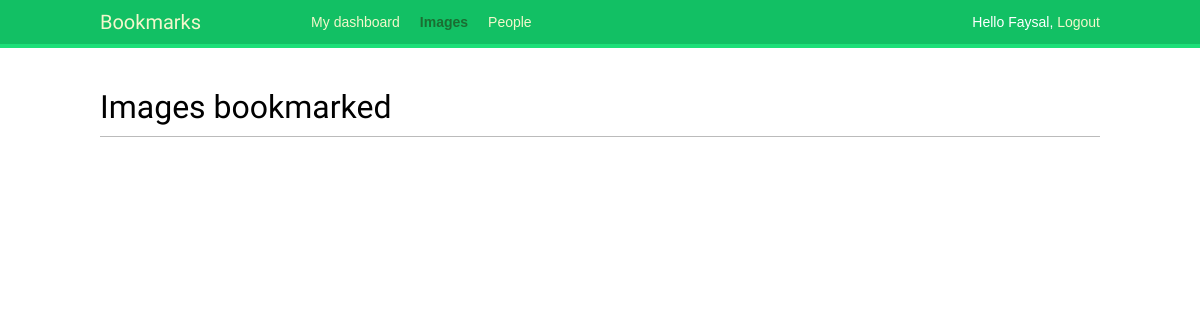
The page /images/ (signed in) on the database as committed earlier.
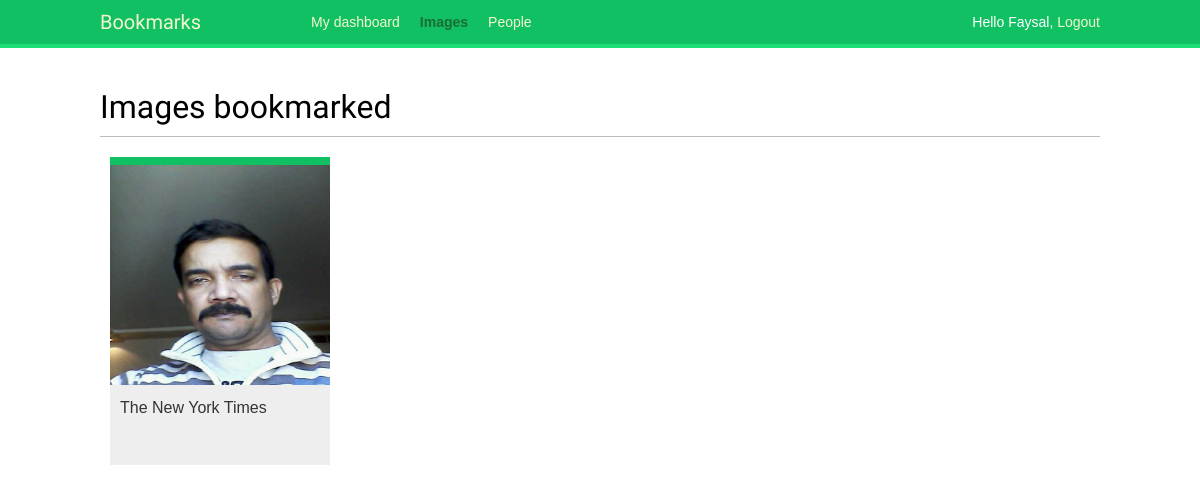
The same page on the database as committed later.
### images/models.py (models this page shows, shortened)
class Image(models.Model):
    user = models.ForeignKey(settings.AUTH_USER_MODEL, related_name='images_created', on_delete=models.CASCADE)
    title = models.CharField(max_length=200)
    slug = models.SlugField(max_length=200, blank=True)
    url= models.URLField()
    image = models.ImageField(upload_to='images/%y/%m/%d')
    description = models.TextField(blank=True)
    created = models.DateTimeField(auto_now_add=True, db_index=True)
    users_like = models.ManyToManyField(settings.AUTH_USER_MODEL, related_name='images_liked', blank=True)
    def get_absolute_url(self):
        return reverse('images:detail',args=[self.id,self.slug])

### images/views.py (the view)
# urls.py: path('', views.image_list, name='list'),
@login_required
def image_list(request):
    images = Image.objects.all()
    paginator = Paginator(images, 1)
    page = request.GET.get('page')
    try:
        images = paginator.page(page)
    except PageNotAnInteger:
        images = paginator.page(1)
    except EmptyPage:
        if request.is_ajax():
            return HttpResponse('')
        images = paginator.page(paginator.num_pages)
    if request.is_ajax():
        return render(request,
                      'images/image/list_ajax.html',
                      {'section': 'images', 'images': images})
    return render(request,
                  'images/image/list.html',
                   {'section': 'images', 'images': images})

### images/templates/images/image/list.html (shortened to what this page needs)
{% extends "base.html" %}
{% block content %}
  <h1>Images bookmarked</h1>
  <div id="image-list">
    {% include "images/image/list_ajax.html" %}
  </div>
{% endblock %}

### account/templates/base.html (shortened to what this page needs)
{% load static %}
<!DOCTYPE html>
<html>
<head>
  <link href="{% static "css/base.css" %}" rel="stylesheet">
</head>
<body>
  <div id="header">
    <span class="logo">Bookmarks</span>
    {% if request.user.is_authenticated %}
    <ul class="menu">
      <li {% if section == "dashboard" %}class="selected"{% endif %}>
        <a href="{% url "dashboard" %}">My dashboard</a>
      </li>
      <li {% if section == "images" %}class="selected"{% endif %}>
        <a href="{% url "images:list" %}">Images</a>
      </li>
      <li {% if section == "people" %}class="selected"{% endif %}>
        <a href="{% url "user_list" %}">People</a>
      </li>
    </ul>
  {% endif %}
  <span class="user">
    {% if request.user.is_authenticated %}
      Hello {{ request.user.first_name }},
      <a href="{% url "logout" %}">Logout</a>
    {% else %}
      <a href="{% url "login" %}">Log-in</a>
    {% endif %}
  </span>
  </div>
  <div id="content">
    {% block content %}
    {% endblock %}
  </div>
</body>
</html>

### images/templates/images/image/list_ajax.html
{% load thumbnail %}
{% for image in images %}
  <div class="image">
    <a href="{{ image.get_absolute_url }}">
      {% thumbnail image.image 300x300 crop="smart" as im %}
      <a href="{{ image.get_absolute_url }}">
        <img src="{{ im.url }}">
      </a>
    </a>
    <div class="info">
      <a href="{{ image.get_absolute_url }}" class="title">
        {{ image.title }}
      </a>
    </div>
  </div>
{% endfor %}

### account/static/css/base.css (style rules this page uses)
body { margin:0; padding:0; font-family:helvetica, sans-serif; }
a { color:#12c064; text-decoration:none; }
h1, h2, h3, h4, h5 , h6 { font-family: 'Muli', sans-serif; font-weight:normal; }
h1 { border-bottom:1px solid #bbb; padding:0 0 10px 0; margin:10px 0 20px 0; }
#header { padding:10px 100px; font-size:14px; background:#12c064; color:#fff; border-bottom:4px solid #1cdf78; overflow:auto; }
#header .logo { font-family: 'Muli', sans-serif; float:left; color:#f3f7cc; font-size:20px; margin-right:10%; }
#header ul.menu { list-style:none; float:left; margin:0; padding:0; }
#header ul.menu li { float:left; padding:4px 10px; }
#header ul.menu li.selected a, #header ul.menu li.selected a:hover { color:#1b6d32; font-weight:bold; }
#header a { color:#f3f7cc; }
#header .user { float:right; padding-top:4px; }
#content { padding:30px 100px; }
#image-list { overflow:auto; }
#image-list .image { float:left; width:220px; height:300px; margin:0 10px 10px 10px; border-top:8px solid #12c064; background:#eee; }
#image-list img { width:220px; height:220px; }
#image-list .info { padding:10px; }
#image-list .info a { color:#333; }

Rows that differ between the two databases and show on the page:
added Image: title "The New York Times"
